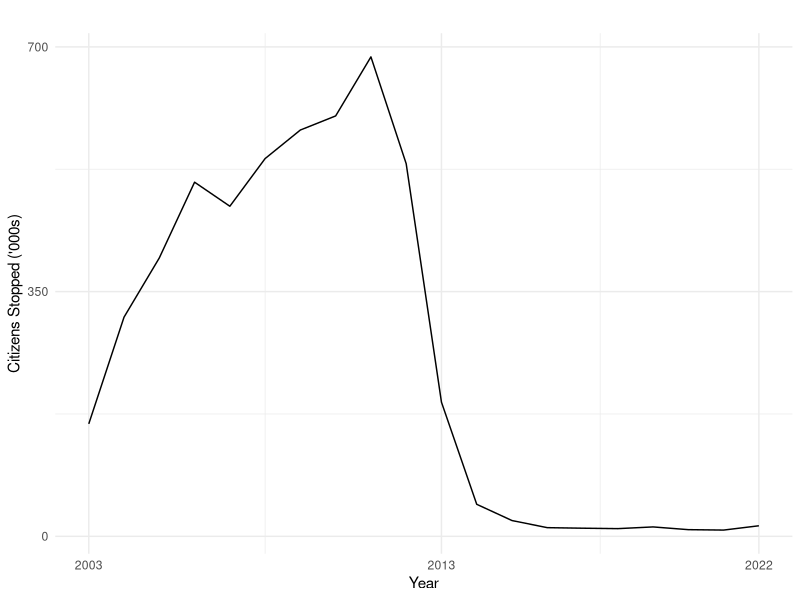

Write the R code that produced this figure.
## ---- chunk 1
#| echo: TRUE
#| warning: FALSE
#| include: FALSE

library(tidyverse)
library(readxl)
options(scipen = 10)



## ---- chunk 2

years <- c(2003, 2004, 2005, 2006, 2007, 2008, 2009, 2010, 2011, 2012, 2013, 2014, 2015, 2016, 2017, 2018, 2019, 2020, 2021, 2022 )
stops_frisks <- c(160851, 313523, 398191, 506491, 472096, 540302, 581168,  601285, 685724, 532911,  191851, 45787, 22563, 12405, 11629,  11008,   13459,9544 , 8947,  15102)  

sqf <- data.frame(years,stops_frisks)

length(years)
length(stops_frisks)

sqf |> 
  ggplot(aes(years,stops_frisks)) +
  geom_line()+
  xlab("Year")+
  ylab("Citizens Stopped ('000s)")+
  labs(title="")+
  theme_minimal()+
  scale_y_continuous(breaks = c(0,350000,700000), labels = c("0","350","700"))+
  scale_x_continuous(breaks = c(2003,2013,2022))

